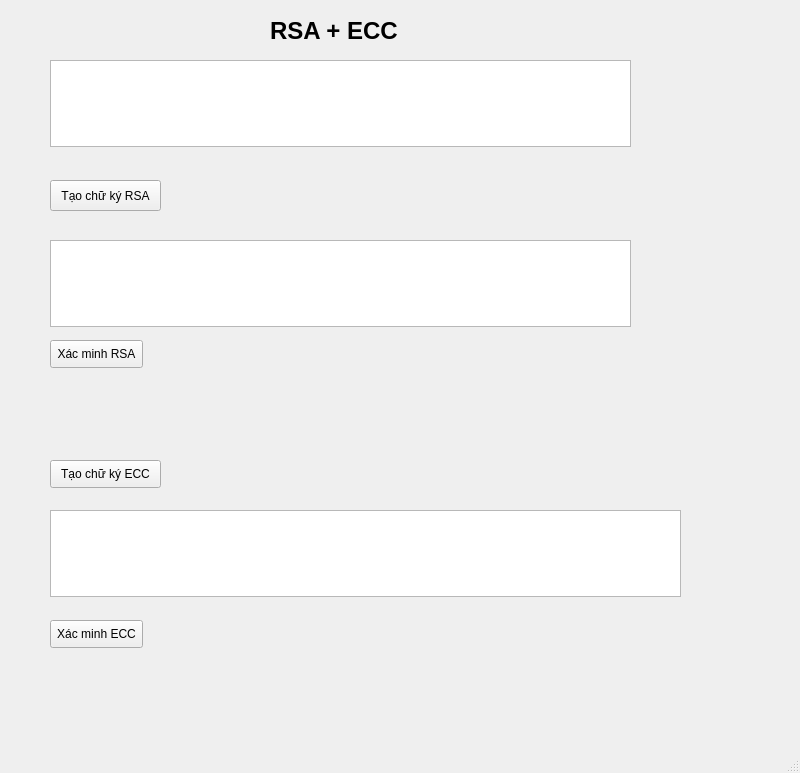
<?xml version="1.0" encoding="UTF-8"?>
<ui version="4.0">
 <class>MainWindow</class>
 <widget class="QMainWindow" name="MainWindow">
  <property name="geometry">
   <rect>
    <x>0</x>
    <y>0</y>
    <width>800</width>
    <height>773</height>
   </rect>
  </property>
  <property name="windowTitle">
   <string>MainWindow</string>
  </property>
  <widget class="QWidget" name="centralwidget">
   <widget class="QTextEdit" name="inputTextEdit">
    <property name="geometry">
     <rect>
      <x>50</x>
      <y>60</y>
      <width>581</width>
      <height>87</height>
     </rect>
    </property>
   </widget>
   <widget class="QLabel" name="label">
    <property name="geometry">
     <rect>
      <x>270</x>
      <y>10</y>
      <width>241</width>
      <height>41</height>
     </rect>
    </property>
    <property name="font">
     <font>
      <pointsize>18</pointsize>
      <weight>75</weight>
      <bold>true</bold>
     </font>
    </property>
    <property name="text">
     <string>RSA + ECC</string>
    </property>
   </widget>
   <widget class="QPushButton" name="generateRsaButton">
    <property name="geometry">
     <rect>
      <x>50</x>
      <y>180</y>
      <width>111</width>
      <height>31</height>
     </rect>
    </property>
    <property name="text">
     <string>Tạo chữ ký RSA</string>
    </property>
   </widget>
   <widget class="QTextEdit" name="rsaSignatureEdit">
    <property name="geometry">
     <rect>
      <x>50</x>
      <y>240</y>
      <width>581</width>
      <height>87</height>
     </rect>
    </property>
   </widget>
   <widget class="QPushButton" name="verifyRsaButton">
    <property name="geometry">
     <rect>
      <x>50</x>
      <y>340</y>
      <width>93</width>
      <height>28</height>
     </rect>
    </property>
    <property name="text">
     <string>Xác minh RSA</string>
    </property>
   </widget>
   <widget class="QLabel" name="rsaStatusLabel">
    <property name="geometry">
     <rect>
      <x>50</x>
      <y>390</y>
      <width>511</width>
      <height>21</height>
     </rect>
    </property>
    <property name="text">
     <string/>
    </property>
   </widget>
   <widget class="QPushButton" name="generateEccButton">
    <property name="geometry">
     <rect>
      <x>50</x>
      <y>460</y>
      <width>111</width>
      <height>28</height>
     </rect>
    </property>
    <property name="text">
     <string>Tạo chữ ký ECC</string>
    </property>
   </widget>
   <widget class="QTextEdit" name="eccSignatureEdit">
    <property name="geometry">
     <rect>
      <x>50</x>
      <y>510</y>
      <width>631</width>
      <height>87</height>
     </rect>
    </property>
   </widget>
   <widget class="QPushButton" name="verifyEccButton">
    <property name="geometry">
     <rect>
      <x>50</x>
      <y>620</y>
      <width>93</width>
      <height>28</height>
     </rect>
    </property>
    <property name="text">
     <string>Xác minh ECC</string>
    </property>
   </widget>
   <widget class="QLabel" name="eccStatusLabel">
    <property name="geometry">
     <rect>
      <x>60</x>
      <y>680</y>
      <width>531</width>
      <height>31</height>
     </rect>
    </property>
    <property name="text">
     <string/>
    </property>
   </widget>
  </widget>
  <widget class="QMenuBar" name="menubar">
   <property name="geometry">
    <rect>
     <x>0</x>
     <y>0</y>
     <width>800</width>
     <height>26</height>
    </rect>
   </property>
  </widget>
  <widget class="QStatusBar" name="statusbar"/>
 </widget>
 <resources/>
 <connections/>
</ui>
